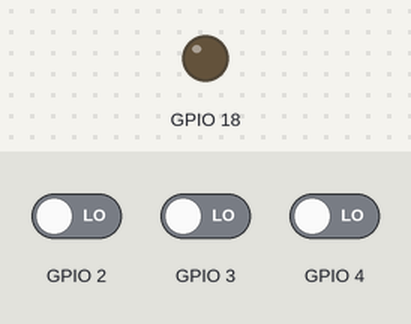
A program run on a simulated ESP32. Shown: output pins drawn as LEDs (lit = HIGH). The test bench sets the inputs (shaded band); at power-on: GPIO 2 LOW, GPIO 3 LOW, GPIO 4 LOW. WiFi joins after 1.5 s; servers stay silent unless stated.

Above: at 0.1 s.
At 1.6 s:
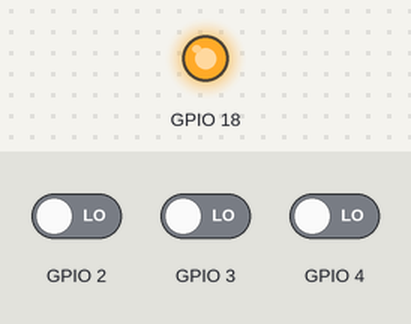
Timing chart, 0 to 3.1 s (numbered marks = the images above):
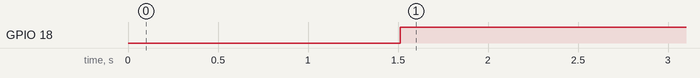

The program:

main.cpp
```cpp
//----------------------Skeleton Code--------------------//
#include <WiFi.h>
#include <WiFiUdp.h>
#include <ArduinoOTA.h>

//    Can be client or even host   //
#ifndef STASSID
#define STASSID "sravan" // Add your network credentials
#define STAPSK  "12345678"
#endif

const char* ssid = STASSID;
const char* password = STAPSK;


void OTAsetup() {
  WiFi.mode(WIFI_STA);
  WiFi.begin(ssid, password);
  while (WiFi.waitForConnectResult() != WL_CONNECTED) {
    delay(5000);
    ESP.restart();
  }
  ArduinoOTA.begin();
}

void OTAloop() {
  ArduinoOTA.handle();
}

//-------------------------------------------------------//
int A=0,B=0,C=0;
int X,Y;
void setup(){
  OTAsetup();
pinMode(18, OUTPUT);
pinMode(2, INPUT);
pinMode(3, INPUT);
pinMode(4, INPUT);


  //-------------------//
  // Custom setup code //
  //-------------------//
}

void loop() {
  OTAloop();
  delay(10);  // If no custom loop code ensure to have a delay in loop
  //-------------------//
  // Custom loop code  //
  //-------------------//
C = digitalRead(4);//LSB
B = digitalRead(3);
A = digitalRead(2);;//MSB
X= A&&(B|| C);
Y=(A&&B)||(A && C);
if(X==Y)
{
digitalWrite(18,1);
}
else
{
digitalWrite(18,0);
}

}
```

Measured:
- by itself, GPIO 18: LOW → HIGH at 1.5 s
